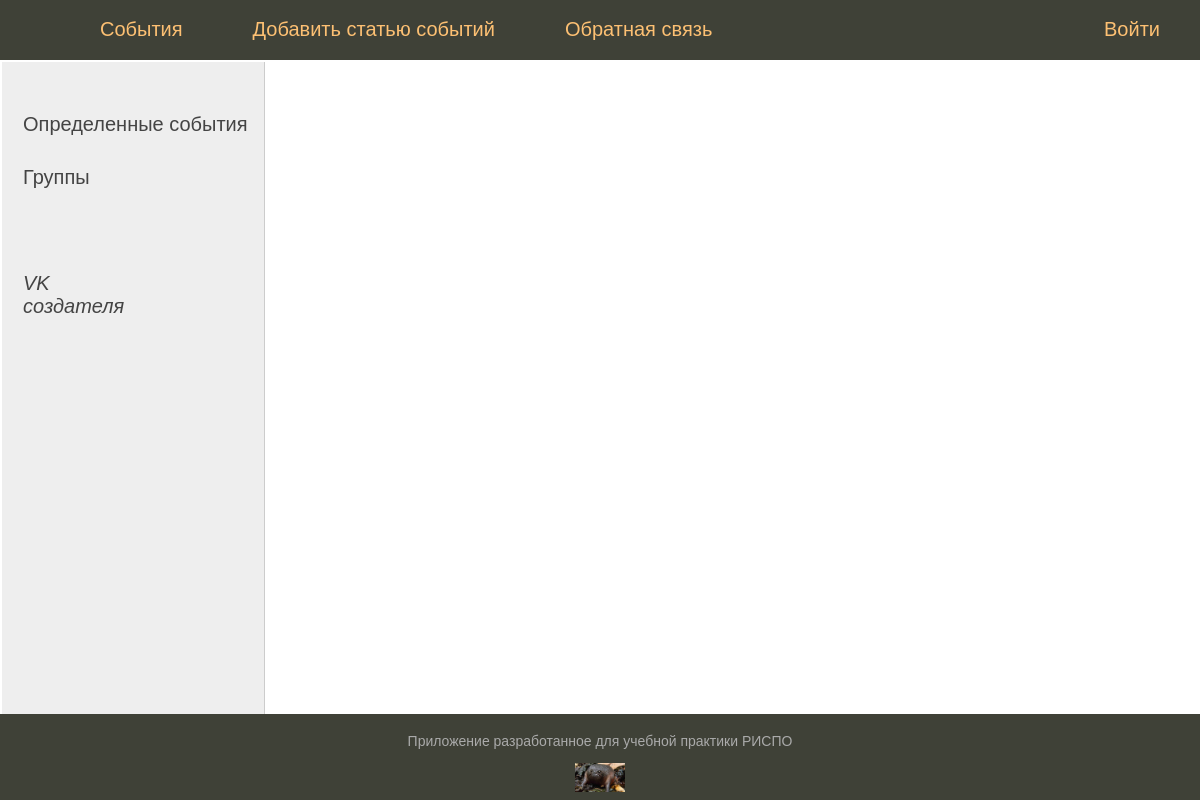
The page /groups/ on the database as committed earlier.
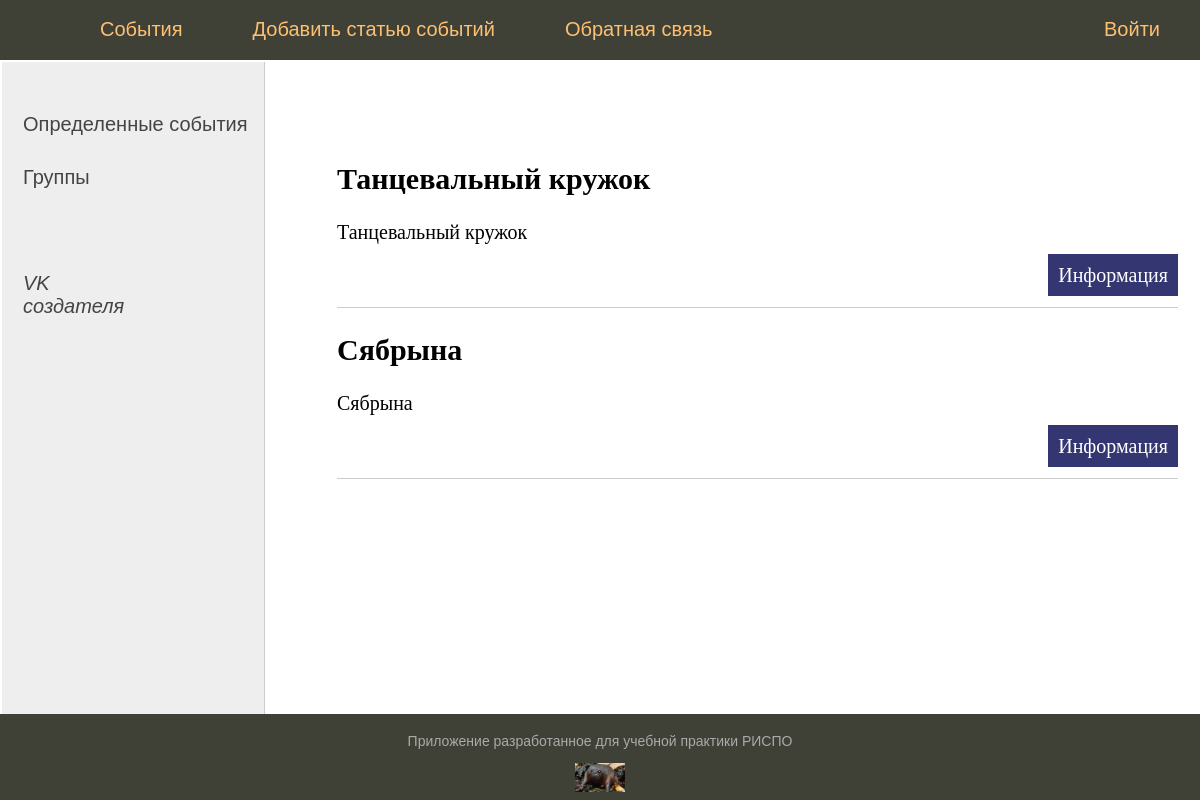
The same page on the database as committed later.
### people_active/models.py (models this page shows, shortened)
class Groups(models.Model):
    name = models.CharField(max_length=30, db_index=True)
    title = models.TextField(blank=True)

### people_active/views.py (the view)
# urls.py: path("groups/", group, name="groups"),
def group(request):
    group = Groups.objects.all()
    context = {
        "group": group,
        "menu": menu,
        "title": "События"
    }
    return render(request, "Group.html", context=context)

### people_active/templates/Group.html (shortened to what this page needs)
{% extends 'base.html' %}
{% block content %}
<ul class="list-articles">
    {% for g in group %}
    <li>
        <h2>{{ g.name }}</h2>
        <p> {{ g.title|linebreaks|truncatewords:15}} </p>
        <p class="link-read-post"><a href="{{ g.get_absolute_url }}">Информация</a></p>
    </li>
    {% endfor %}
</ul>
{% endblock content %}

Rows that differ between the two databases and show on the page:
added Groups: name "Танцевальный кружок", title "Танцевальный кружок"
added Groups: name "Сябрына", title "Сябрына"
